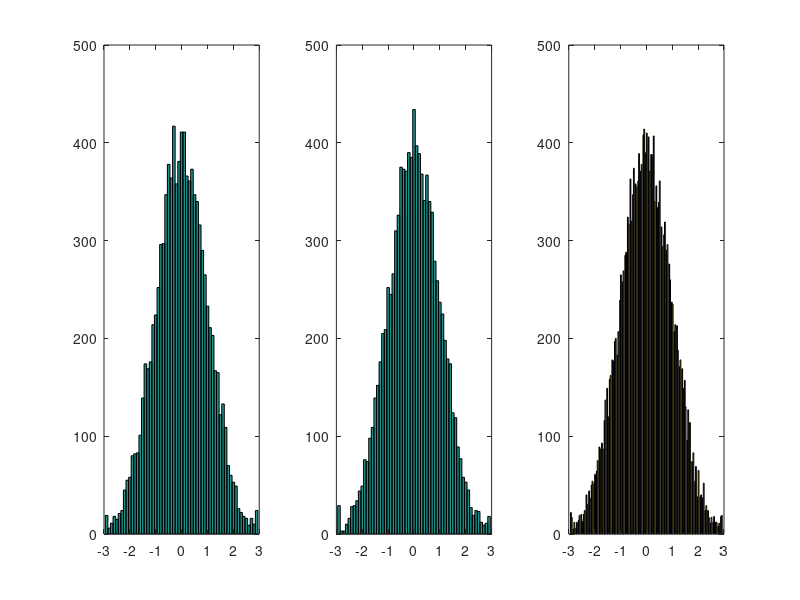

MATLAB code for this plot:
clc
close all;
clear all;
x = -2.9:0.1:2.9;
y = randn(10000,1);
subplot(1,3,1); hist(y,x)
y = randn(10000,1);
subplot(1,3,2); hist(y,x)
y = randn(10000,2);
subplot(1,3,3); hist(y,x)


